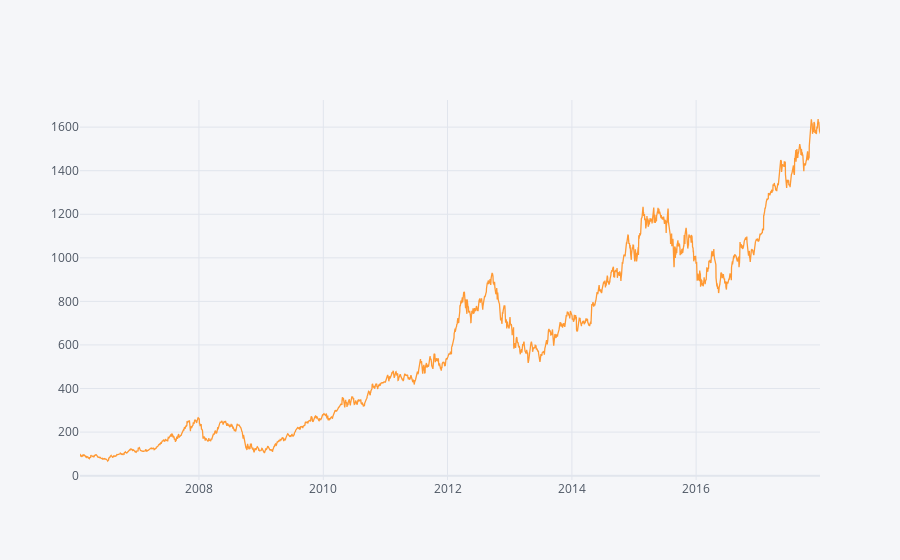

The code cell stored with this chart in its notebook:
### Code cell
normalized['CLOSE'].iplot()

### Figure 1 — Plotly figure (JSON) as saved in the notebook; plotly's stock layout.template omitted (floating-point values rounded to 4 significant figures; data arrays with more than 128 entries replaced by an {"elided": "..."} marker saying what was removed)
{"data": [{"line": {"color": "rgba(255, 153, 51, 1.0)", "dash": "solid", "shape": "linear", "width": 1.3}, "mode": "lines", "name": "CLOSE", "text": "", "type": "scatter", "x": {"elided": "3000 str values"}, "y": {"elided": "3000 float values"}}], "layout": {"legend": {"bgcolor": "#F5F6F9", "font": {"color": "#4D5663"}}, "paper_bgcolor": "#F5F6F9", "plot_bgcolor": "#F5F6F9", "title": {"font": {"color": "#4D5663"}}, "xaxis": {"gridcolor": "#E1E5ED", "showgrid": true, "tickfont": {"color": "#4D5663"}, "title": {"font": {"color": "#4D5663"}, "text": ""}, "zerolinecolor": "#E1E5ED"}, "yaxis": {"gridcolor": "#E1E5ED", "showgrid": true, "tickfont": {"color": "#4D5663"}, "title": {"font": {"color": "#4D5663"}, "text": ""}, "zerolinecolor": "#E1E5ED"}}}
